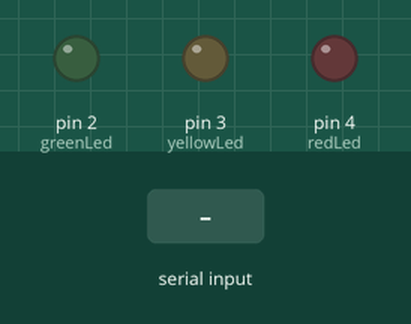
This sketch was run on a simulated Arduino Uno, built with avr-gcc and run on an emulated ATmega328P. Parts: output pins drawn as LEDs (lit = HIGH). Inputs (shaded band) come from the test bench.

Above: at 1.8 s.
1.9 s: "90,45\n" received over Serial
At 3.1 s:
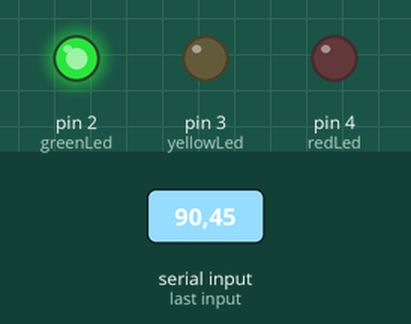
3.4 s: "9999\n" received over Serial
At 4.4 s:
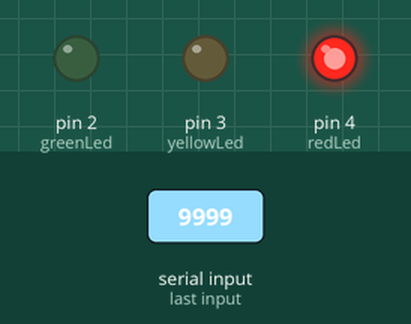
4.9 s: "30,150\n" received over Serial
At 5.6 s:
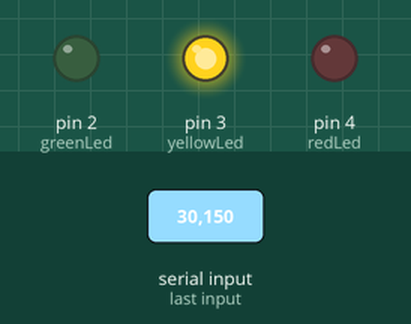
6.4 s: "5\n" received over Serial
At 7.8 s:
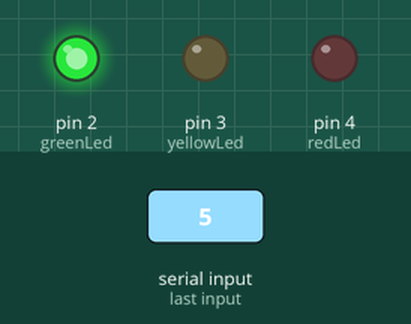
Timing chart, 0 to 8.9 s (numbered marks = the images above; inputs shaded):
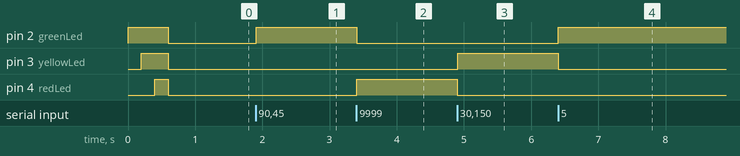

The sketch:

netboard_rx.ino
```cpp
const int greenLed = 2;
const int yellowLed = 3;
const int redLed = 4;

void setup() {
  Serial.begin(9600);

  pinMode(greenLed, OUTPUT);
  pinMode(yellowLed, OUTPUT);
  pinMode(redLed, OUTPUT);

  // boot test
  digitalWrite(greenLed, HIGH); delay(200);
  digitalWrite(yellowLed, HIGH); delay(200);
  digitalWrite(redLed, HIGH); delay(200);
  oneLight(0); // set all leds off
}

void loop() {
  if (Serial.available() > 0) {
    int pingValue = Serial.parseInt(); // reads value received from python

    if (pingValue > 0 && pingValue <= 50) {
      oneLight(greenLed);
    }
    else if (pingValue > 50 && pingValue <= 150) {
      oneLight(yellowLed);
    }
    else if (pingValue > 150 && pingValue != 9999) {
      oneLight(redLed);
    }
    else if (pingValue == 9999){
      digitalWrite(greenLed, LOW);
      digitalWrite(yellowLed, LOW);
      digitalWrite(redLed, !digitalRead(redLed)); // led flashes when network is unavailable
      delay(200);
    }
  }
}

// function lightening only one led a time
void oneLight(int pinToLight) {
  digitalWrite(greenLed, LOW);
  digitalWrite(yellowLed, LOW);
  digitalWrite(redLed, LOW);

  if (pinToLight != 0) {
    digitalWrite(pinToLight, HIGH);
  }
}
```

Measured:
- after the input at 1.9 s, pin 2 (greenLed): LOW → HIGH at once
- after the input at 3.4 s, pin 2 (greenLed): HIGH → LOW at once; pin 4 (redLed): LOW → HIGH at once
- after the input at 4.9 s, pin 3 (yellowLed): LOW → HIGH at once; pin 4 (redLed): HIGH → LOW at once
- after the input at 6.4 s, pin 2 (greenLed): LOW → HIGH at once; pin 3 (yellowLed): HIGH → LOW at once
